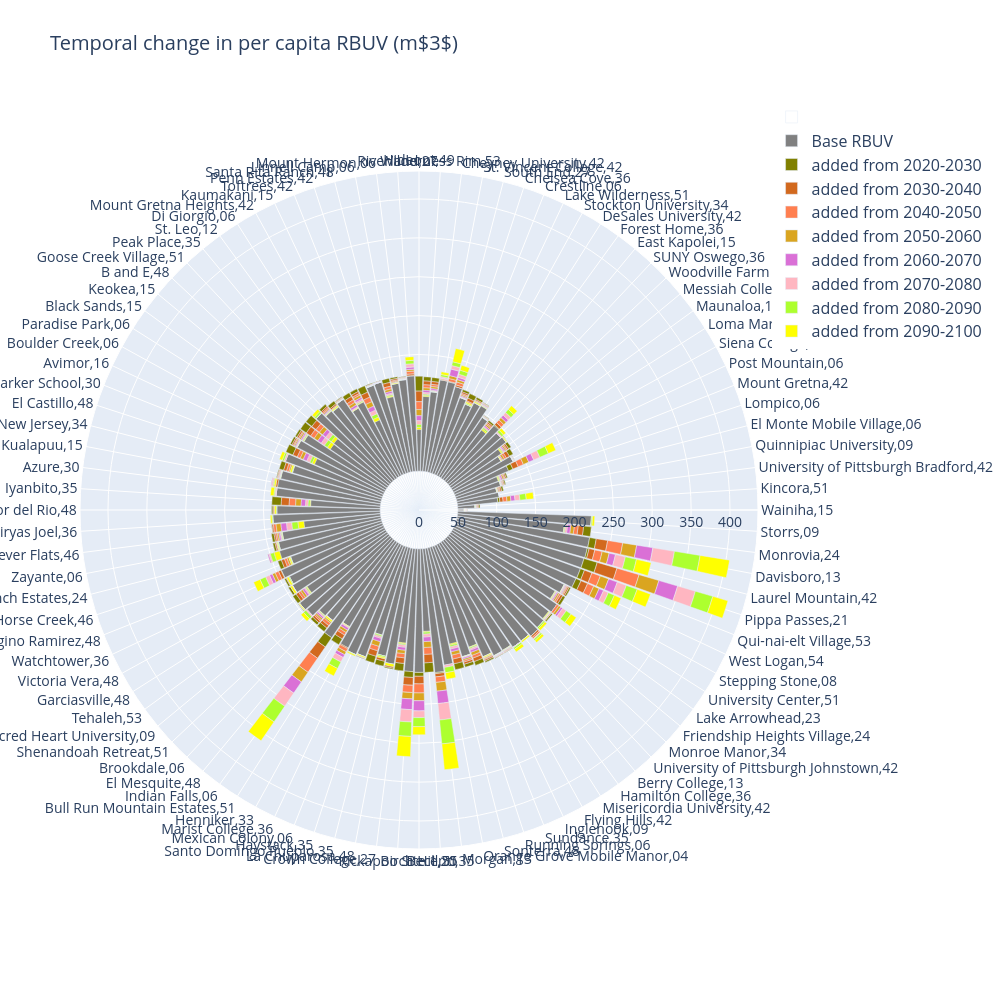

Notebook code cell kept with this figure:
### Code cell
import plotly.graph_objects as go
long_df = df_check[df_check['per_cap_mass_at_2020'] < 1000].sort_values('per_cap_mass_at_2020').head(100)

fig = go.Figure()

fig.add_trace(go.Barpolar(
    r=[50]* len(long_df),
    theta = long_df['City'].values,
    name='',
    marker_color='white'
))

fig.add_trace(go.Barpolar(  
    r=long_df['per_cap_mass_at_2020'].values,
    theta = long_df['City'].values,
    name='Base RBUV',
    marker_color='grey'
))

fig.add_trace(go.Barpolar(
    r=long_df['per cap added from 2020-2030'].values,
    theta =long_df['City'].values,
    name='added from 2020-2030',
    marker_color='olive'
))
fig.add_trace(go.Barpolar(
    r=long_df['per cap added from 2030-2040'].values,
    theta = long_df['City'].values,
    name="added from 2030-2040",
    marker_color='chocolate'
))
fig.add_trace(go.Barpolar(
    r=long_df['per cap added from 2040-2050'].values,
    theta = long_df['City'].values,
    name="added from 2040-2050",
    marker_color='coral'
))
fig.add_trace(go.Barpolar(
    r=long_df['per cap added from 2050-2060'].values,
    theta = long_df['City'].values,
    name='added from 2050-2060',
    marker_color='goldenrod'
))
fig.add_trace(go.Barpolar(
    r=long_df['per cap added from 2060-2070'].values,
    theta =long_df['City'].values,
    name="added from 2060-2070",
    marker_color='orchid'
))
fig.add_trace(go.Barpolar(
    r=long_df['per cap added from 2070-2080'].values,
    theta = long_df['City'].values,
    name="added from 2070-2080",
    marker_color='lightpink'
))
fig.add_trace(go.Barpolar(
    r=long_df['per cap added from 2080-2090'].values,
    theta =long_df['City'].values,
    name="added from 2080-2090",
    marker_color='greenyellow'
))
fig.add_trace(go.Barpolar(
    r=long_df['per cap added from 2090-2100'].values,
    theta = long_df['City'].values,
    name="added from 2090-2100",
    marker_color='yellow'
))
fig.update_layout(
    title='Temporal change in per capita RBUV (m$3$)',
    width =1000,
    height=1000,
    font_size=14,
    legend_font_size=16,
    # polar_angularaxis_tickangle=40,
    # polar_radialaxis_ticksuffix='%',
    polar_angularaxis_rotation=0,
    # polar_angularaxis_ticklabelstep=2,

)
fig.show()

### Figure 1 — Plotly figure (JSON) as saved in the notebook; plotly's stock layout.template omitted (floating-point values rounded to 4 significant figures)
{"data": [{"marker": {"color": "white"}, "name": "", "r": [50, 50, 50, 50, 50, 50, 50, 50, 50, 50, 50, 50, 50, 50, 50, 50, 50, 50, 50, 50, 50, 50, 50, 50, 50, 50, 50, 50, 50, 50, 50, 50, 50, 50, 50, 50, 50, 50, 50, 50, 50, 50, 50, 50, 50, 50, 50, 50, 50, 50, 50, 50, 50, 50, 50, 50, 50, 50, 50, 50, 50, 50, 50, 50, 50, 50, 50, 50, 50, 50, 50, 50, 50, 50, 50, 50, 50, 50, 50, 50, 50, 50, 50, 50, 50, 50, 50, 50, 50, 50, 50, 50, 50, 50, 50, 50, 50, 50, 50, 50], "theta": ["Wainiha,15", "Kincora,51", "University of Pittsburgh Bradford,42", "Quinnipiac University,09", "El Monte Mobile Village,06", "Lompico,06", "Mount Gretna,42", "Post Mountain,06", "Siena College,36", "Loma Mar,06", "Maunaloa,15", "Messiah College,42", "Woodville Farm Labor Camp,06", "SUNY Oswego,36", "East Kapolei,15", "Forest Home,36", "DeSales University,42", "Stockton University,34", "Lake Wilderness,51", "Crestline,06", "Chelsea Cove,36", "South End,27", "St. Vincent College,42", "Cheyney University,42", "Wilderness Rim,53", "Hideout,49", "Riverland,27", "Mount Hermon,06", "Linnell Camp,06", "Santa Rita Ranch,48", "Penn Estates,42", "Toftrees,42", "Kaumakani,15", "Mount Gretna Heights,42", "Di Giorgio,06", "St. Leo,12", "Peak Place,35", "Goose Creek Village,51", "B and E,48", "Keokea,15", "Black Sands,15", "Paradise Park,06", "Boulder Creek,06", "Avimor,16", "Parker School,30", "El Castillo,48", "Ramapo College of New Jersey,34", "Kualapuu,15", "Azure,30", "Iyanbito,35", "Flor del Rio,48", "Kiryas Joel,36", "Peever Flats,46", "Zayante,06", "Chesapeake Ranch Estates,24", "Horse Creek,46", "Regino Ramirez,48", "Watchtower,36", "Victoria Vera,48", "Garciasville,48", "Tehaleh,53", "Sacred Heart University,09", "Shenandoah Retreat,51", "Brookdale,06", "El Mesquite,48", "Indian Falls,06", "Bull Run Mountain Estates,51", "Henniker,33", "Marist College,36", "Mexican Colony,06", "Haystack,35", "Santo Domingo Pueblo,35", "La Chuparosa,48", "Crown College,27", "Kickapoo Site 1,20", "Birch Hill,55", "Becenti,35", "Morgan,13", "Orange Grove Mobile Manor,04", "Sonterra,48", "Running Springs,06", "Sundance,35", "Inglenook,09", "Flying Hills,42", "Misericordia University,42", "Hamilton College,36", "Berry College,13", "University of Pittsburgh Johnstown,42", "Monroe Manor,34", "Friendship Heights Village,24", "Lake Arrowhead,23", "University Center,51", "Stepping Stone,08", "West Logan,54", "Qui-nai-elt Village,53", "Pippa Passes,21", "Laurel Mountain,42", "Davisboro,13", "Monrovia,24", "Storrs,09"], "type": "barpolar"}, {"marker": {"color": "grey"}, "name": "Base RBUV", "r": [12.43, 28.49, 51.86, 55.66, 61.55, 66.35, 71.23, 75.76, 88.45, 90.84, 93.47, 93.82, 94.78, 95.47, 96.12, 97.74, 111.4, 112.9, 113.3, 114.8, 115.6, 119.1, 119.9, 121.3, 121.5, 122.0, 122.7, 122.9, 123.7, 123.8, 124.0, 124.2, 124.5, 125.2, 125.5, 126.4, 127.8, 131.7, 133.0, 134.5, 134.7, 135.3, 136.1, 136.9, 137.2, 137.5, 138.1, 138.1, 138.9, 139.5, 139.6, 140.6, 140.6, 142.3, 142.8, 142.9, 143.2, 143.3, 144.5, 145.4, 146.6, 147.1, 147.4, 147.5, 148.3, 149.0, 151.5, 151.6, 154.1, 154.3, 155.2, 156.0, 157.5, 157.9, 158.0, 158.9, 159.0, 160.1, 160.3, 160.7, 160.8, 162.7, 163.9, 164.6, 164.6, 164.6, 165.4, 166.8, 167.3, 167.6, 168.6, 168.9, 169.3, 170.3, 170.9, 171.2, 171.9, 172.3, 172.7, 172.8], "theta": ["Wainiha,15", "Kincora,51", "University of Pittsburgh Bradford,42", "Quinnipiac University,09", "El Monte Mobile Village,06", "Lompico,06", "Mount Gretna,42", "Post Mountain,06", "Siena College,36", "Loma Mar,06", "Maunaloa,15", "Messiah College,42", "Woodville Farm Labor Camp,06", "SUNY Oswego,36", "East Kapolei,15", "Forest Home,36", "DeSales University,42", "Stockton University,34", "Lake Wilderness,51", "Crestline,06", "Chelsea Cove,36", "South End,27", "St. Vincent College,42", "Cheyney University,42", "Wilderness Rim,53", "Hideout,49", "Riverland,27", "Mount Hermon,06", "Linnell Camp,06", "Santa Rita Ranch,48", "Penn Estates,42", "Toftrees,42", "Kaumakani,15", "Mount Gretna Heights,42", "Di Giorgio,06", "St. Leo,12", "Peak Place,35", "Goose Creek Village,51", "B and E,48", "Keokea,15", "Black Sands,15", "Paradise Park,06", "Boulder Creek,06", "Avimor,16", "Parker School,30", "El Castillo,48", "Ramapo College of New Jersey,34", "Kualapuu,15", "Azure,30", "Iyanbito,35", "Flor del Rio,48", "Kiryas Joel,36", "Peever Flats,46", "Zayante,06", "Chesapeake Ranch Estates,24", "Horse Creek,46", "Regino Ramirez,48", "Watchtower,36", "Victoria Vera,48", "Garciasville,48", "Tehaleh,53", "Sacred Heart University,09", "Shenandoah Retreat,51", "Brookdale,06", "El Mesquite,48", "Indian Falls,06", "Bull Run Mountain Estates,51", "Henniker,33", "Marist College,36", "Mexican Colony,06", "Haystack,35", "Santo Domingo Pueblo,35", "La Chuparosa,48", "Crown College,27", "Kickapoo Site 1,20", "Birch Hill,55", "Becenti,35", "Morgan,13", "Orange Grove Mobile Manor,04", "Sonterra,48", "Running Springs,06", "Sundance,35", "Inglenook,09", "Flying Hills,42", "Misericordia University,42", "Hamilton College,36", "Berry College,13", "University of Pittsburgh Johnstown,42", "Monroe Manor,34", "Friendship Heights Village,24", "Lake Arrowhead,23", "University Center,51", "Stepping Stone,08", "West Logan,54", "Qui-nai-elt Village,53", "Pippa Passes,21", "Laurel Mountain,42", "Davisboro,13", "Monrovia,24", "Storrs,09"], "type": "barpolar"}, {"marker": {"color": "olive"}, "name": "added from 2020-2030", "r": [-0.8541, -1.784, 2.729, -0.1647, -2.61, -1.656, -1.867, 6.015, -0.4252, -5.559, -3.799, -0.5085, -2.522, 1.176, -2.46, -0.7503, -0.7065, -2.909, -6.359, -3.089, -0.134, 0.7686, -0.1852, -5.256, -5.497, -19.15, 0.4203, -1.005, -2.24, -5.474, -0.985, -1.082, -9.197, -3.967, -5.604, -1.022, -4.457, -3.461, -2.227, -9.696, -9.184, -2.772, -2.596, -9.925, -2.367, -6.117, -1.051, -3.616, -1.643, -12.2, -1.831, -0.6842, -0.6316, -3.39, -2.856, -1.435, -4.926, 0.5047, -2.434, -3.339, -5.096, -0.7393, -3.398, -3.566, -5.791, 14.48, -8.675, -2.206, -0.4316, -0.7297, -9.283, -6.598, -1.586, -9.595, 7.525, 5.001, -12.41, 1.392, -3.471, -7.882, -4.097, -5.299, -2.061, -0.8206, -0.6241, -0.2862, -0.5823, 0.1398, -1.537, -1.978, -3.611, -3.638, -2.227, 7.114, 5.514, 17.77, 2.388, 8.693, -10.08, -0.3014], "theta": ["Wainiha,15", "Kincora,51", "University of Pittsburgh Bradford,42", "Quinnipiac University,09", "El Monte Mobile Village,06", "Lompico,06", "Mount Gretna,42", "Post Mountain,06", "Siena College,36", "Loma Mar,06", "Maunaloa,15", "Messiah College,42", "Woodville Farm Labor Camp,06", "SUNY Oswego,36", "East Kapolei,15", "Forest Home,36", "DeSales University,42", "Stockton University,34", "Lake Wilderness,51", "Crestline,06", "Chelsea Cove,36", "South End,27", "St. Vincent College,42", "Cheyney University,42", "Wilderness Rim,53", "Hideout,49", "Riverland,27", "Mount Hermon,06", "Linnell Camp,06", "Santa Rita Ranch,48", "Penn Estates,42", "Toftrees,42", "Kaumakani,15", "Mount Gretna Heights,42", "Di Giorgio,06", "St. Leo,12", "Peak Place,35", "Goose Creek Village,51", "B and E,48", "Keokea,15", "Black Sands,15", "Paradise Park,06", "Boulder Creek,06", "Avimor,16", "Parker School,30", "El Castillo,48", "Ramapo College of New Jersey,34", "Kualapuu,15", "Azure,30", "Iyanbito,35", "Flor del Rio,48", "Kiryas Joel,36", "Peever Flats,46", "Zayante,06", "Chesapeake Ranch Estates,24", "Horse Creek,46", "Regino Ramirez,48", "Watchtower,36", "Victoria Vera,48", "Garciasville,48", "Tehaleh,53", "Sacred Heart University,09", "Shenandoah Retreat,51", "Brookdale,06", "El Mesquite,48", "Indian Falls,06", "Bull Run Mountain Estates,51", "Henniker,33", "Marist College,36", "Mexican Colony,06", "Haystack,35", "Santo Domingo Pueblo,35", "La Chuparosa,48", "Crown College,27", "Kickapoo Site 1,20", "Birch Hill,55", "Becenti,35", "Morgan,13", "Orange Grove Mobile Manor,04", "Sonterra,48", "Running Springs,06", "Sundance,35", "Inglenook,09", "Flying Hills,42", "Misericordia University,42", "Hamilton College,36", "Berry College,13", "University of Pittsburgh Johnstown,42", "Monroe Manor,34", "Friendship Heights Village,24", "Lake Arrowhead,23", "University Center,51", "Stepping Stone,08", "West Logan,54", "Qui-nai-elt Village,53", "Pippa Passes,21", "Laurel Mountain,42", "Davisboro,13", "Monrovia,24", "Storrs,09"], "type": "barpolar"}, {"marker": {"color": "chocolate"}, "name": "added from 2030-2040", "r": [-0.6429, -1.31, 4.24, -0.1324, -1.976, -1.254, -1.712, 7.535, -0.4082, -4.45, -2.171, -0.2809, -1.282, 3.648, -1.914, -0.4586, -0.6934, -1.544, -3.851, -2.14, 2.346, 0, 0.5711, -3.749, -4.891, -13.55, 2.145, -0.6879, -1.987, -4.934, -0.2762, -0.5367, -6.955, -2.855, -4.912, -0.7443, -1.951, -2.072, -1.935, -6.762, -6.764, -2.158, -1.808, -6.238, -0.6452, -3.862, -1.003, 2.502, -0.818, -10.21, -1.329, -0.5354, -1.835, -2.156, -1.763, 4.614, -4.165, 3.546, -1.046, 0.3704, -3.949, -0.4028, -1.331, -2.826, -3.919, 17.6, -5.781, 1.306, -0.2082, -0.6005, -7.302, -3.332, -2.982, -7.285, 10.03, 9.714, -10.84, 4.225, -1.75, -6.265, -2.87, -4.77, -1.812, -0.6157, -0.5398, -0.1277, -0.2511, 2.269, -0.6424, -0.2968, -0.07547, -3.051, -1.915, 9.26, 10.24, 26.42, 7.579, 14.82, -6.999, -0.05105], "theta": ["Wainiha,15", "Kincora,51", "University of Pittsburgh Bradford,42", "Quinnipiac University,09", "El Monte Mobile Village,06", "Lompico,06", "Mount Gretna,42", "Post Mountain,06", "Siena College,36", "Loma Mar,06", "Maunaloa,15", "Messiah College,42", "Woodville Farm Labor Camp,06", "SUNY Oswego,36", "East Kapolei,15", "Forest Home,36", "DeSales University,42", "Stockton University,34", "Lake Wilderness,51", "Crestline,06", "Chelsea Cove,36", "South End,27", "St. Vincent College,42", "Cheyney University,42", "Wilderness Rim,53", "Hideout,49", "Riverland,27", "Mount Hermon,06", "Linnell Camp,06", "Santa Rita Ranch,48", "Penn Estates,42", "Toftrees,42", "Kaumakani,15", "Mount Gretna Heights,42", "Di Giorgio,06", "St. Leo,12", "Peak Place,35", "Goose Creek Village,51", "B and E,48", "Keokea,15", "Black Sands,15", "Paradise Park,06", "Boulder Creek,06", "Avimor,16", "Parker School,30", "El Castillo,48", "Ramapo College of New Jersey,34", "Kualapuu,15", "Azure,30", "Iyanbito,35", "Flor del Rio,48", "Kiryas Joel,36", "Peever Flats,46", "Zayante,06", "Chesapeake Ranch Estates,24", "Horse Creek,46", "Regino Ramirez,48", "Watchtower,36", "Victoria Vera,48", "Garciasville,48", "Tehaleh,53", "Sacred Heart University,09", "Shenandoah Retreat,51", "Brookdale,06", "El Mesquite,48", "Indian Falls,06", "Bull Run Mountain Estates,51", "Henniker,33", "Marist College,36", "Mexican Colony,06", "Haystack,35", "Santo Domingo Pueblo,35", "La Chuparosa,48", "Crown College,27", "Kickapoo Site 1,20", "Birch Hill,55", "Becenti,35", "Morgan,13", "Orange Grove Mobile Manor,04", "Sonterra,48", "Running Springs,06", "Sundance,35", "Inglenook,09", "Flying Hills,42", "Misericordia University,42", "Hamilton College,36", "Berry College,13", "University of Pittsburgh Johnstown,42", "Monroe Manor,34", "Friendship Heights Village,24", "Lake Arrowhead,23", "University Center,51", "Stepping Stone,08", "West Logan,54", "Qui-nai-elt Village,53", "Pippa Passes,21", "Laurel Mountain,42", "Davisboro,13", "Monrovia,24", "Storrs,09"], "type": "barpolar"}, {"marker": {"color": "coral"}, "name": "added from 2040-2050", "r": [-0.6083, -1.059, 4.955, -0.1503, -1.42, -0.9718, -1.429, 7.205, -0.3244, -2.905, -1.587, -0.2779, -0.4562, 4.598, -1.808, -0.4201, -0.559, -0.8522, -1.894, -1.697, 3.87, 3.632, 1.276, -2.699, -3.905, -10.16, 3.592, -0.6013, -1.511, -3.625, 0.1569, -0.5934, -6.455, -2.431, -4.019, -0.5827, -0.9073, -1.87, -1.332, -5.555, -5.529, -1.55, -1.402, -4.143, 0, -3.115, -0.919, 3.261, -0.277, -8.262, -1.39, -0.3975, -3.455, -2.099, -0.7348, 4.925, -3.377, 4.663, -2.011, -1.324, -3.262, -0.4029, 0.4964, -2.239, -3.858, 21.85, -3.846, 4.357, -0.06441, -0.6384, -5.941, -1.521, 0.1985, -5.348, 9.339, 11.67, -8.868, 7.09, -1.132, -5.293, -2.181, -3.741, -1.165, -0.4746, -0.7162, -0.02627, -0.2471, 2.037, -0.1433, -1.004, 3.116, -2.334, -1.471, 8.582, 11.5, 29.64, 9.72, 19.65, -4.942, -0.006146], "theta": ["Wainiha,15", "Kincora,51", "University of Pittsburgh Bradford,42", "Quinnipiac University,09", "El Monte Mobile Village,06", "Lompico,06", "Mount Gretna,42", "Post Mountain,06", "Siena College,36", "Loma Mar,06", "Maunaloa,15", "Messiah College,42", "Woodville Farm Labor Camp,06", "SUNY Oswego,36", "East Kapolei,15", "Forest Home,36", "DeSales University,42", "Stockton University,34", "Lake Wilderness,51", "Crestline,06", "Chelsea Cove,36", "South End,27", "St. Vincent College,42", "Cheyney University,42", "Wilderness Rim,53", "Hideout,49", "Riverland,27", "Mount Hermon,06", "Linnell Camp,06", "Santa Rita Ranch,48", "Penn Estates,42", "Toftrees,42", "Kaumakani,15", "Mount Gretna Heights,42", "Di Giorgio,06", "St. Leo,12", "Peak Place,35", "Goose Creek Village,51", "B and E,48", "Keokea,15", "Black Sands,15", "Paradise Park,06", "Boulder Creek,06", "Avimor,16", "Parker School,30", "El Castillo,48", "Ramapo College of New Jersey,34", "Kualapuu,15", "Azure,30", "Iyanbito,35", "Flor del Rio,48", "Kiryas Joel,36", "Peever Flats,46", "Zayante,06", "Chesapeake Ranch Estates,24", "Horse Creek,46", "Regino Ramirez,48", "Watchtower,36", "Victoria Vera,48", "Garciasville,48", "Tehaleh,53", "Sacred Heart University,09", "Shenandoah Retreat,51", "Brookdale,06", "El Mesquite,48", "Indian Falls,06", "Bull Run Mountain Estates,51", "Henniker,33", "Marist College,36", "Mexican Colony,06", "Haystack,35", "Santo Domingo Pueblo,35", "La Chuparosa,48", "Crown College,27", "Kickapoo Site 1,20", "Birch Hill,55", "Becenti,35", "Morgan,13", "Orange Grove Mobile Manor,04", "Sonterra,48", "Running Springs,06", "Sundance,35", "Inglenook,09", "Flying Hills,42", "Misericordia University,42", "Hamilton College,36", "Berry College,13", "University of Pittsburgh Johnstown,42", "Monroe Manor,34", "Friendship Heights Village,24", "Lake Arrowhead,23", "University Center,51", "Stepping Stone,08", "West Logan,54", "Qui-nai-elt Village,53", "Pippa Passes,21", "Laurel Mountain,42", "Davisboro,13", "Monrovia,24", "Storrs,09"], "type": "barpolar"}, {"marker": {"color": "goldenrod"}, "name": "added from 2050-2060", "r": [-0.5763, -0.7784, 5.062, -0.1604, -1.414, -0.9444, -1.981, 7.519, -0.3689, -2.553, -1.776, -0.2029, -0.2641, 4.022, -2.114, -0.6463, -0.7418, -1.161, -1.277, -1.55, 3.19, 3.859, 0.2349, -2.679, -3.298, -7.878, 2.352, -0.5165, -1.177, -3.151, -0.3155, -0.3438, -6.219, -3.252, -3.71, -0.5691, -0.7378, -1.245, -0.6342, -5.368, -5.642, -1.961, -1.44, -4.193, -1.084, -2.261, -0.725, 2.792, -1.33, -7.162, -1.2, -0.2926, -6.265, -2.059, -0.927, 1.716, -2.683, 3.969, -0.6018, -1.582, -2.999, -0.3659, 0.06411, -2.123, -2.048, 15.03, -3.462, 4.248, -0.1327, -0.4867, -6.261, -0.7236, -1.329, -4.526, 8.219, 10.04, -7.561, 11.3, -1.216, -4.392, -2.019, -4.052, -1.203, -0.4584, -0.7272, -0.08112, -0.2183, 0.4429, -0.2442, -0.567, 3.074, -2.1, -0.906, 7.576, 11.39, 26.58, 9.198, 18.18, -4.543, -0.1825], "theta": ["Wainiha,15", "Kincora,51", "University of Pittsburgh Bradford,42", "Quinnipiac University,09", "El Monte Mobile Village,06", "Lompico,06", "Mount Gretna,42", "Post Mountain,06", "Siena College,36", "Loma Mar,06", "Maunaloa,15", "Messiah College,42", "Woodville Farm Labor Camp,06", "SUNY Oswego,36", "East Kapolei,15", "Forest Home,36", "DeSales University,42", "Stockton University,34", "Lake Wilderness,51", "Crestline,06", "Chelsea Cove,36", "South End,27", "St. Vincent College,42", "Cheyney University,42", "Wilderness Rim,53", "Hideout,49", "Riverland,27", "Mount Hermon,06", "Linnell Camp,06", "Santa Rita Ranch,48", "Penn Estates,42", "Toftrees,42", "Kaumakani,15", "Mount Gretna Heights,42", "Di Giorgio,06", "St. Leo,12", "Peak Place,35", "Goose Creek Village,51", "B and E,48", "Keokea,15", "Black Sands,15", "Paradise Park,06", "Boulder Creek,06", "Avimor,16", "Parker School,30", "El Castillo,48", "Ramapo College of New Jersey,34", "Kualapuu,15", "Azure,30", "Iyanbito,35", "Flor del Rio,48", "Kiryas Joel,36", "Peever Flats,46", "Zayante,06", "Chesapeake Ranch Estates,24", "Horse Creek,46", "Regino Ramirez,48", "Watchtower,36", "Victoria Vera,48", "Garciasville,48", "Tehaleh,53", "Sacred Heart University,09", "Shenandoah Retreat,51", "Brookdale,06", "El Mesquite,48", "Indian Falls,06", "Bull Run Mountain Estates,51", "Henniker,33", "Marist College,36", "Mexican Colony,06", "Haystack,35", "Santo Domingo Pueblo,35", "La Chuparosa,48", "Crown College,27", "Kickapoo Site 1,20", "Birch Hill,55", "Becenti,35", "Morgan,13", "Orange Grove Mobile Manor,04", "Sonterra,48", "Running Springs,06", "Sundance,35", "Inglenook,09", "Flying Hills,42", "Misericordia University,42", "Hamilton College,36", "Berry College,13", "University of Pittsburgh Johnstown,42", "Monroe Manor,34", "Friendship Heights Village,24", "Lake Arrowhead,23", "University Center,51", "Stepping Stone,08", "West Logan,54", "Qui-nai-elt Village,53", "Pippa Passes,21", "Laurel Mountain,42", "Davisboro,13", "Monrovia,24", "Storrs,09"], "type": "barpolar"}, {"marker": {"color": "orchid"}, "name": "added from 2060-2070", "r": [-0.551, -0.5891, 5.353, -0.1512, -0.7587, -0.8402, -1.922, 6.989, -0.2892, -1.644, -1.646, -0.2183, 0.5793, 4.187, -2.016, -0.4625, -0.8583, -1.044, -1.268, -1.323, 3.116, 8.49, 0.4725, -2.198, -2.855, -6.373, 2.938, -0.5955, -1.028, -2.419, -0.6589, -0.1947, -5.682, -2.505, -2.801, -0.4881, -1.242, -1.13, -0.2327, -5.045, -5.349, -1.683, -1.266, -4.899, -0.2647, -1.98, -0.695, -0.8865, -2.842e-14, -5.649, -0.3152, -0.2808, -7.276, -1.813, -0.9595, -1.661, -2.015, 3.868, -0.9273, -0.2816, -2.779, -0.2519, -0.4882, -2.067, -2.611, 17.43, -3.077, 4.044, -0.1539, -0.4943, -4.35, -0.8894, -0.5667, -3.795, 13.8, 13.02, -5.985, 16.0, -0.537, -3.643, -1.72, -2.988, -1.028, -0.5933, -0.6691, 0.0016, -0.2661, 0, -0.2529, -0.1694, 2.797, -1.481, -1.105, 6.24, 11.88, 25.15, 8.368, 21.12, -4.161, -0.2845], "theta": ["Wainiha,15", "Kincora,51", "University of Pittsburgh Bradford,42", "Quinnipiac University,09", "El Monte Mobile Village,06", "Lompico,06", "Mount Gretna,42", "Post Mountain,06", "Siena College,36", "Loma Mar,06", "Maunaloa,15", "Messiah College,42", "Woodville Farm Labor Camp,06", "SUNY Oswego,36", "East Kapolei,15", "Forest Home,36", "DeSales University,42", "Stockton University,34", "Lake Wilderness,51", "Crestline,06", "Chelsea Cove,36", "South End,27", "St. Vincent College,42", "Cheyney University,42", "Wilderness Rim,53", "Hideout,49", "Riverland,27", "Mount Hermon,06", "Linnell Camp,06", "Santa Rita Ranch,48", "Penn Estates,42", "Toftrees,42", "Kaumakani,15", "Mount Gretna Heights,42", "Di Giorgio,06", "St. Leo,12", "Peak Place,35", "Goose Creek Village,51", "B and E,48", "Keokea,15", "Black Sands,15", "Paradise Park,06", "Boulder Creek,06", "Avimor,16", "Parker School,30", "El Castillo,48", "Ramapo College of New Jersey,34", "Kualapuu,15", "Azure,30", "Iyanbito,35", "Flor del Rio,48", "Kiryas Joel,36", "Peever Flats,46", "Zayante,06", "Chesapeake Ranch Estates,24", "Horse Creek,46", "Regino Ramirez,48", "Watchtower,36", "Victoria Vera,48", "Garciasville,48", "Tehaleh,53", "Sacred Heart University,09", "Shenandoah Retreat,51", "Brookdale,06", "El Mesquite,48", "Indian Falls,06", "Bull Run Mountain Estates,51", "Henniker,33", "Marist College,36", "Mexican Colony,06", "Haystack,35", "Santo Domingo Pueblo,35", "La Chuparosa,48", "Crown College,27", "Kickapoo Site 1,20", "Birch Hill,55", "Becenti,35", "Morgan,13", "Orange Grove Mobile Manor,04", "Sonterra,48", "Running Springs,06", "Sundance,35", "Inglenook,09", "Flying Hills,42", "Misericordia University,42", "Hamilton College,36", "Berry College,13", "University of Pittsburgh Johnstown,42", "Monroe Manor,34", "Friendship Heights Village,24", "Lake Arrowhead,23", "University Center,51", "Stepping Stone,08", "West Logan,54", "Qui-nai-elt Village,53", "Pippa Passes,21", "Laurel Mountain,42", "Davisboro,13", "Monrovia,24", "Storrs,09"], "type": "barpolar"}, {"marker": {"color": "lightpink"}, "name": "added from 2070-2080", "r": [-0.4756, -0.4939, 6.256, -0.07972, -0.7022, -0.7018, -1.662, 8.616, -0.3518, -0.9944, -1.684, -0.1208, 1.542, 4.69, -1.762, -0.5317, -0.855, -0.3472, -0.04252, -0.73, 4.055, 4.684, 1.683, -1.346, -2.145, -5.069, 4.128, -0.543, -0.5112, -2.016, -0.2169, -0.3312, -5.08, -2.064, -1.641, -0.286, -0.5676, -0.988, 0.4309, -4.918, -5.102, -1.482, -1.023, -4.459, 1.982, -0.5246, -0.5488, -1.982, 1.659, -3.426, -0.761, -0.09251, -6.814, -1.398, -0.1672, -1.787, -0.3257, 5.503, -0.01091, 0.6408, -1.876, -0.1262, 1.751, -1.71, 0.6521, 20.47, -1.763, 6.496, -0.08691, -0.2858, -2.596, -0.03684, -0.3116, -2.945, 15.92, 8.682, -3.824, 21.3, 2.893, -2.914, -0.823, -2.072, -0.6243, -0.4704, -0.5345, 0.8825, -0.1617, 0.7433, 0.1429, -0.6315, 5.522, -1.345, -1.26, 6.637, 12.3, 23.74, 12.96, 28.07, -2.722, -0.08258], "theta": ["Wainiha,15", "Kincora,51", "University of Pittsburgh Bradford,42", "Quinnipiac University,09", "El Monte Mobile Village,06", "Lompico,06", "Mount Gretna,42", "Post Mountain,06", "Siena College,36", "Loma Mar,06", "Maunaloa,15", "Messiah College,42", "Woodville Farm Labor Camp,06", "SUNY Oswego,36", "East Kapolei,15", "Forest Home,36", "DeSales University,42", "Stockton University,34", "Lake Wilderness,51", "Crestline,06", "Chelsea Cove,36", "South End,27", "St. Vincent College,42", "Cheyney University,42", "Wilderness Rim,53", "Hideout,49", "Riverland,27", "Mount Hermon,06", "Linnell Camp,06", "Santa Rita Ranch,48", "Penn Estates,42", "Toftrees,42", "Kaumakani,15", "Mount Gretna Heights,42", "Di Giorgio,06", "St. Leo,12", "Peak Place,35", "Goose Creek Village,51", "B and E,48", "Keokea,15", "Black Sands,15", "Paradise Park,06", "Boulder Creek,06", "Avimor,16", "Parker School,30", "El Castillo,48", "Ramapo College of New Jersey,34", "Kualapuu,15", "Azure,30", "Iyanbito,35", "Flor del Rio,48", "Kiryas Joel,36", "Peever Flats,46", "Zayante,06", "Chesapeake Ranch Estates,24", "Horse Creek,46", "Regino Ramirez,48", "Watchtower,36", "Victoria Vera,48", "Garciasville,48", "Tehaleh,53", "Sacred Heart University,09", "Shenandoah Retreat,51", "Brookdale,06", "El Mesquite,48", "Indian Falls,06", "Bull Run Mountain Estates,51", "Henniker,33", "Marist College,36", "Mexican Colony,06", "Haystack,35", "Santo Domingo Pueblo,35", "La Chuparosa,48", "Crown College,27", "Kickapoo Site 1,20", "Birch Hill,55", "Becenti,35", "Morgan,13", "Orange Grove Mobile Manor,04", "Sonterra,48", "Running Springs,06", "Sundance,35", "Inglenook,09", "Flying Hills,42", "Misericordia University,42", "Hamilton College,36", "Berry College,13", "University of Pittsburgh Johnstown,42", "Monroe Manor,34", "Friendship Heights Village,24", "Lake Arrowhead,23", "University Center,51", "Stepping Stone,08", "West Logan,54", "Qui-nai-elt Village,53", "Pippa Passes,21", "Laurel Mountain,42", "Davisboro,13", "Monrovia,24", "Storrs,09"], "type": "barpolar"}, {"marker": {"color": "greenyellow"}, "name": "added from 2080-2090", "r": [-0.4534, -0.3851, 8.225, -0.03093, 0.04608, -0.4446, -1.138, 11.85, -0.1545, 0.09538, -1.241, 0.005293, 2.988, 5.28, -1.813, -0.1783, -0.5004, 0.5509, 1.397, -0.3174, 5.445, 5.019, 2.613, -0.5862, -1.616, -3.651, 4.39, -0.3037, -0.08832, -1.548, 0.05032, -0.2449, -4.534, -1.274, -0.371, -0.1437, 0.7269, -0.5833, 2.648, -4.185, -4.549, -1.16, -0.4611, -3.085, 2.388, 0.8764, -0.4067, -1.226, 1.271, -2.433, 1.045, 1.109, -8.041, -0.9477, 0.8823, -5.098, 0.8381, 7.833, 1.185, -5.684e-14, -1.38, 0.08339, 3.9, -0.9253, 2.842e-14, 24.37, -0.2242, 9.466, 0.5814, -0.0884, -1.632, 1.718, 0, -1.374, 18.57, 11.65, -2.489, 30.86, 7.09, -2.091, -0.2878, -1.565, 0.1626, -0.3143, -0.4392, 2.248, 0.2734, 2.116, 1.954, -0.4857, 7.48, -0.7615, -0.4081, 8.542, 14.88, 23.38, 14.67, 33.44, -1.156, 1.377], "theta": ["Wainiha,15", "Kincora,51", "University of Pittsburgh Bradford,42", "Quinnipiac University,09", "El Monte Mobile Village,06", "Lompico,06", "Mount Gretna,42", "Post Mountain,06", "Siena College,36", "Loma Mar,06", "Maunaloa,15", "Messiah College,42", "Woodville Farm Labor Camp,06", "SUNY Oswego,36", "East Kapolei,15", "Forest Home,36", "DeSales University,42", "Stockton University,34", "Lake Wilderness,51", "Crestline,06", "Chelsea Cove,36", "South End,27", "St. Vincent College,42", "Cheyney University,42", "Wilderness Rim,53", "Hideout,49", "Riverland,27", "Mount Hermon,06", "Linnell Camp,06", "Santa Rita Ranch,48", "Penn Estates,42", "Toftrees,42", "Kaumakani,15", "Mount Gretna Heights,42", "Di Giorgio,06", "St. Leo,12", "Peak Place,35", "Goose Creek Village,51", "B and E,48", "Keokea,15", "Black Sands,15", "Paradise Park,06", "Boulder Creek,06", "Avimor,16", "Parker School,30", "El Castillo,48", "Ramapo College of New Jersey,34", "Kualapuu,15", "Azure,30", "Iyanbito,35", "Flor del Rio,48", "Kiryas Joel,36", "Peever Flats,46", "Zayante,06", "Chesapeake Ranch Estates,24", "Horse Creek,46", "Regino Ramirez,48", "Watchtower,36", "Victoria Vera,48", "Garciasville,48", "Tehaleh,53", "Sacred Heart University,09", "Shenandoah Retreat,51", "Brookdale,06", "El Mesquite,48", "Indian Falls,06", "Bull Run Mountain Estates,51", "Henniker,33", "Marist College,36", "Mexican Colony,06", "Haystack,35", "Santo Domingo Pueblo,35", "La Chuparosa,48", "Crown College,27", "Kickapoo Site 1,20", "Birch Hill,55", "Becenti,35", "Morgan,13", "Orange Grove Mobile Manor,04", "Sonterra,48", "Running Springs,06", "Sundance,35", "Inglenook,09", "Flying Hills,42", "Misericordia University,42", "Hamilton College,36", "Berry College,13", "University of Pittsburgh Johnstown,42", "Monroe Manor,34", "Friendship Heights Village,24", "Lake Arrowhead,23", "University Center,51", "Stepping Stone,08", "West Logan,54", "Qui-nai-elt Village,53", "Pippa Passes,21", "Laurel Mountain,42", "Davisboro,13", "Monrovia,24", "Storrs,09"], "type": "barpolar"}, {"marker": {"color": "yellow"}, "name": "added from 2090-2100", "r": [-0.3937, -0.214, 9.488, 0.01248, 0.5246, -0.2308, -1.051, 10.57, -0.05682, 1.132, -1.406, 1.166, 3.879, 6.231, -1.846, -0.1177, -0.516, 1.322, 1.729, -0.04173, 6.533, 17.46, 3.526, 0.1416, -1.188, -2.793, 4.678, -0.05801, 1.023, -1.126, -0.06592, -0.02637, -4.078, -0.7134, 0.7535, 0.2217, 1.294, -0.4634, 3.946, -3.965, -4.319, -0.5647, 0.2222, -3.279, 3.929, 2.248, -0.2885, -1.983, 4.414, -0.7743, 2.141, 2.049, -7.549, -0.3981, 0.9862, -7.199, 1.71, 9.018, 2.432, 2.64, -0.9137, 1.178, 4.682, -0.4181, 2.075, 29.5, 0.6209, 10.73, 1.622, 1.573, -0.2625, 1.588, 3.317, -1.096, 26.0, 10.5, -0.8732, 33.35, 8.48, -1.441, 0.04216, -0.5576, 1.313, -0.2816, -0.2937, 4.109, 1.939, 3.432, 3.286, -0.855, 8.13, -0.5615, -0.26, 9.247, 18.19, 20.32, 19.33, 38.38, -0.4203, 2.908], "theta": ["Wainiha,15", "Kincora,51", "University of Pittsburgh Bradford,42", "Quinnipiac University,09", "El Monte Mobile Village,06", "Lompico,06", "Mount Gretna,42", "Post Mountain,06", "Siena College,36", "Loma Mar,06", "Maunaloa,15", "Messiah College,42", "Woodville Farm Labor Camp,06", "SUNY Oswego,36", "East Kapolei,15", "Forest Home,36", "DeSales University,42", "Stockton University,34", "Lake Wilderness,51", "Crestline,06", "Chelsea Cove,36", "South End,27", "St. Vincent College,42", "Cheyney University,42", "Wilderness Rim,53", "Hideout,49", "Riverland,27", "Mount Hermon,06", "Linnell Camp,06", "Santa Rita Ranch,48", "Penn Estates,42", "Toftrees,42", "Kaumakani,15", "Mount Gretna Heights,42", "Di Giorgio,06", "St. Leo,12", "Peak Place,35", "Goose Creek Village,51", "B and E,48", "Keokea,15", "Black Sands,15", "Paradise Park,06", "Boulder Creek,06", "Avimor,16", "Parker School,30", "El Castillo,48", "Ramapo College of New Jersey,34", "Kualapuu,15", "Azure,30", "Iyanbito,35", "Flor del Rio,48", "Kiryas Joel,36", "Peever Flats,46", "Zayante,06", "Chesapeake Ranch Estates,24", "Horse Creek,46", "Regino Ramirez,48", "Watchtower,36", "Victoria Vera,48", "Garciasville,48", "Tehaleh,53", "Sacred Heart University,09", "Shenandoah Retreat,51", "Brookdale,06", "El Mesquite,48", "Indian Falls,06", "Bull Run Mountain Estates,51", "Henniker,33", "Marist College,36", "Mexican Colony,06", "Haystack,35", "Santo Domingo Pueblo,35", "La Chuparosa,48", "Crown College,27", "Kickapoo Site 1,20", "Birch Hill,55", "Becenti,35", "Morgan,13", "Orange Grove Mobile Manor,04", "Sonterra,48", "Running Springs,06", "Sundance,35", "Inglenook,09", "Flying Hills,42", "Misericordia University,42", "Hamilton College,36", "Berry College,13", "University of Pittsburgh Johnstown,42", "Monroe Manor,34", "Friendship Heights Village,24", "Lake Arrowhead,23", "University Center,51", "Stepping Stone,08", "West Logan,54", "Qui-nai-elt Village,53", "Pippa Passes,21", "Laurel Mountain,42", "Davisboro,13", "Monrovia,24", "Storrs,09"], "type": "barpolar"}], "layout": {"font": {"size": 14}, "height": 1000, "legend": {"font": {"size": 16}}, "polar": {"angularaxis": {"rotation": 0}}, "title": {"text": "Temporal change in per capita RBUV (m$3$)"}, "width": 1000}}
